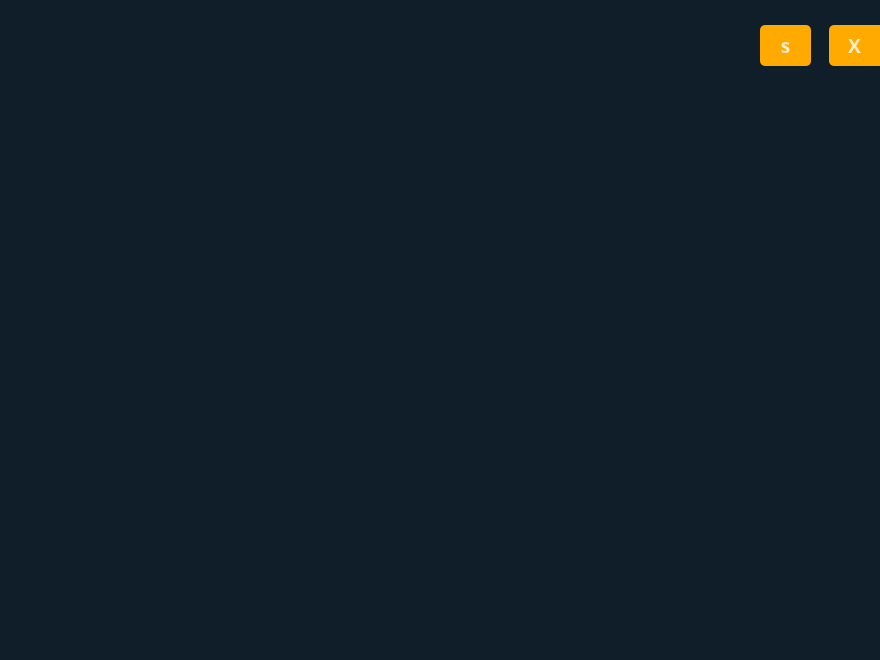
<?xml version="1.0" encoding="UTF-8"?>
<ui version="4.0">
 <class>Form</class>
 <widget class="QWidget" name="Form">
  <property name="geometry">
   <rect>
    <x>0</x>
    <y>0</y>
    <width>880</width>
    <height>660</height>
   </rect>
  </property>
  <property name="font">
   <font>
    <family>Arial Rounded MT Bold</family>
   </font>
  </property>
  <property name="windowTitle">
   <string>Form</string>
  </property>
  <property name="styleSheet">
   <string notr="true">background-color:rgba(16,30,41,240);
color:rgb(255, 255, 255);
</string>
  </property>
  <widget class="QWidget" name="widget" native="true">
   <property name="geometry">
    <rect>
     <x>0</x>
     <y>0</y>
     <width>880</width>
     <height>660</height>
    </rect>
   </property>
   <property name="styleSheet">
    <string notr="true">background-color:rgba(16,30,41,240);</string>
   </property>
   <widget class="QLabel" name="label">
    <property name="geometry">
     <rect>
      <x>100</x>
      <y>150</y>
      <width>680</width>
      <height>360</height>
     </rect>
    </property>
    <property name="text">
     <string/>
    </property>
   </widget>
   <widget class="QPushButton" name="backButton">
    <property name="geometry">
     <rect>
      <x>829</x>
      <y>25</y>
      <width>51</width>
      <height>41</height>
     </rect>
    </property>
    <property name="font">
     <font>
      <family>Arial Black</family>
      <pointsize>14</pointsize>
      <weight>75</weight>
      <bold>true</bold>
     </font>
    </property>
    <property name="styleSheet">
     <string notr="true">QPushButton#backButton{
background-color:rgb(255, 170, 0);
color:rgba(255, 255, 255, 200);
border-top-left-radius:5px;
border-bottom-left-radius:5px;
}
QPushButton#backButton:pressed{
padding-left:5px;
padding-top:5px;
background-color:rgb(255, 170, 0);
background-position:calc(100%-10px)center;
}
QPushButton#backButton:hover{
background-color:rgb(255, 170, 0);
}</string>
    </property>
    <property name="text">
     <string>X</string>
    </property>
   </widget>
   <widget class="QPushButton" name="effectButton">
    <property name="geometry">
     <rect>
      <x>760</x>
      <y>25</y>
      <width>51</width>
      <height>41</height>
     </rect>
    </property>
    <property name="font">
     <font>
      <family>Arial Black</family>
      <pointsize>14</pointsize>
      <weight>75</weight>
      <bold>true</bold>
     </font>
    </property>
    <property name="styleSheet">
     <string notr="true">QPushButton#effectButton{
background-color:rgb(255, 170, 0);
color:rgba(255, 255, 255, 200);
border-top-left-radius:5px;
border-bottom-left-radius:5px;
border-bottom-right-radius: 5px;
border-top-right-radius: 5px;
}
QPushButton#effectButton:pressed{
padding-left:5px;
padding-top:5px;
background-color:rgb(255, 170, 0);
background-position:calc(100%-10px)center;
}
QPushButton#effectButton:hover{
background-color:rgb(255, 170, 0);
}</string>
    </property>
    <property name="text">
     <string>s</string>
    </property>
    <property name="autoDefault">
     <bool>false</bool>
    </property>
   </widget>
  </widget>
 </widget>
 <resources/>
 <connections/>
</ui>
